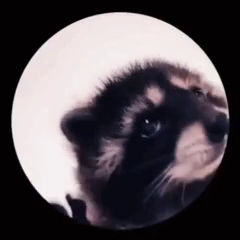
#> input picture frame 2 of Pedro_h264_3fps.mp4, 240 x 240 px
$ python mp4toRaw.py
#> lines starting #> are read from the running program, lines starting #| are printed output that depends on the picture
import cv2
import numpy as np
import os

COLORS=False

# Vidéo source
video_file = "pedro_h264_3fps.mp4"

# Dossier de sortie
output_dir = "frames_raw"
os.makedirs(output_dir, exist_ok=True)

# Taille de l'écran GC9A01
WIDTH = 240
HEIGHT = 240

# Conversion RGB888 -> RGB565
def rgb888_to_rgb565(frame):
    r = frame[:, :, 0] >> 3
    g = frame[:, :, 1] >> 2
    b = frame[:, :, 2] >> 3
    return ((r << 11) | (g << 5) | b).astype(np.uint16)

# Lire la vidéo
cap = cv2.VideoCapture(video_file)
frame_idx = 0

while True:
    ret, frame = cap.read()
#> frame is the input picture: shape (240, 240, 3); mean B, G, R 86.3, 81, 88.1
    if not ret:
        break

    # Redimensionner
    frame = cv2.resize(frame, (WIDTH, HEIGHT))

    if COLORS:
        # Convertir BGR -> RGB
        frame = cv2.cvtColor(frame, cv2.COLOR_BGR2RGB)
        # Normaliser 0-255 si besoin (garanti valeurs entières)
        frame = np.clip(frame, 0, 255).astype(np.uint8)

        # Convertir en RGB565
        rgb565 = rgb888_to_rgb565(frame)
    else:
        frame_gray = cv2.cvtColor(frame, cv2.COLOR_BGR2GRAY)
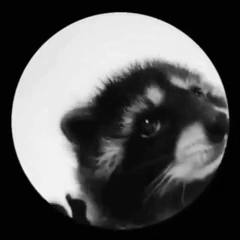
#> frame_gray: shape (240, 240); min 0, max 251, mean 83.8
        frame_rgb = cv2.merge([frame_gray, frame_gray, frame_gray])
        rgb565 = rgb888_to_rgb565(frame_rgb)
#> in rgb888_to_rgb565, `g = frame[:, :, 1] >> 2`:
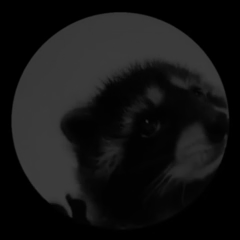
#> g: shape (240, 240); min 0, max 62, mean 20.5
#> in rgb888_to_rgb565, `return ((r << 11) | (g << 5) | b).astype(np.uint16)`:
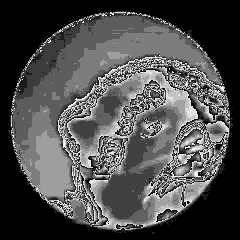
#> returned value: shape (240, 240) uint16; min 0, max 251, mean 76.4

    # Sauver en raw (little endian)

    rgb565.tofile(os.path.join(output_dir, f"frame{frame_idx:03d}.raw"))
    frame_idx += 1

cap.release()
print(f"{frame_idx} frames générées dans {output_dir}")

$ run again, starting later in the video
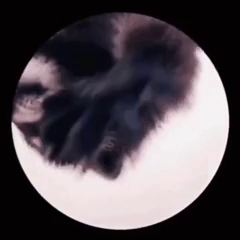
#> input picture frame 9 of Pedro_h264_3fps.mp4, 240 x 240 px
#> frame is the input picture: shape (240, 240, 3); mean B, G, R 83.6, 77.5, 84.8
#> in rgb888_to_rgb565, `g = frame[:, :, 1] >> 2`:
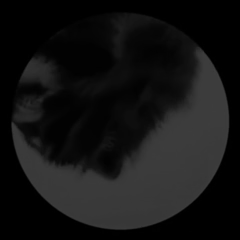
#> g: shape (240, 240); min 0, max 63, mean 19.7
#> in rgb888_to_rgb565, `return ((r << 11) | (g << 5) | b).astype(np.uint16)`:
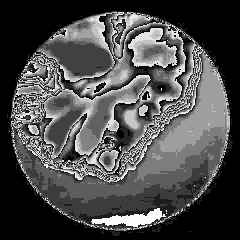
#> returned value: shape (240, 240) uint16; min 0, max 255, mean 75.3

$ run again, starting later in the video
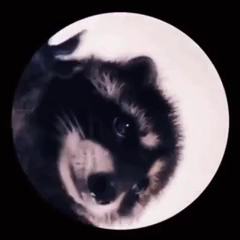
#> input picture frame 16 of Pedro_h264_3fps.mp4, 240 x 240 px
#> frame is the input picture: shape (240, 240, 3); mean B, G, R 78.2, 71.6, 78.3
#> in rgb888_to_rgb565, `g = frame[:, :, 1] >> 2`:
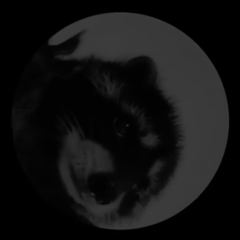
#> g: shape (240, 240); min 0, max 62, mean 18.2
#> in rgb888_to_rgb565, `return ((r << 11) | (g << 5) | b).astype(np.uint16)`:
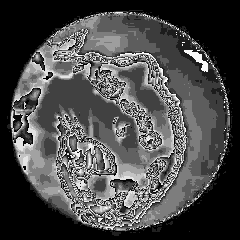
#> returned value: shape (240, 240) uint16; min 0, max 251, mean 73.3
